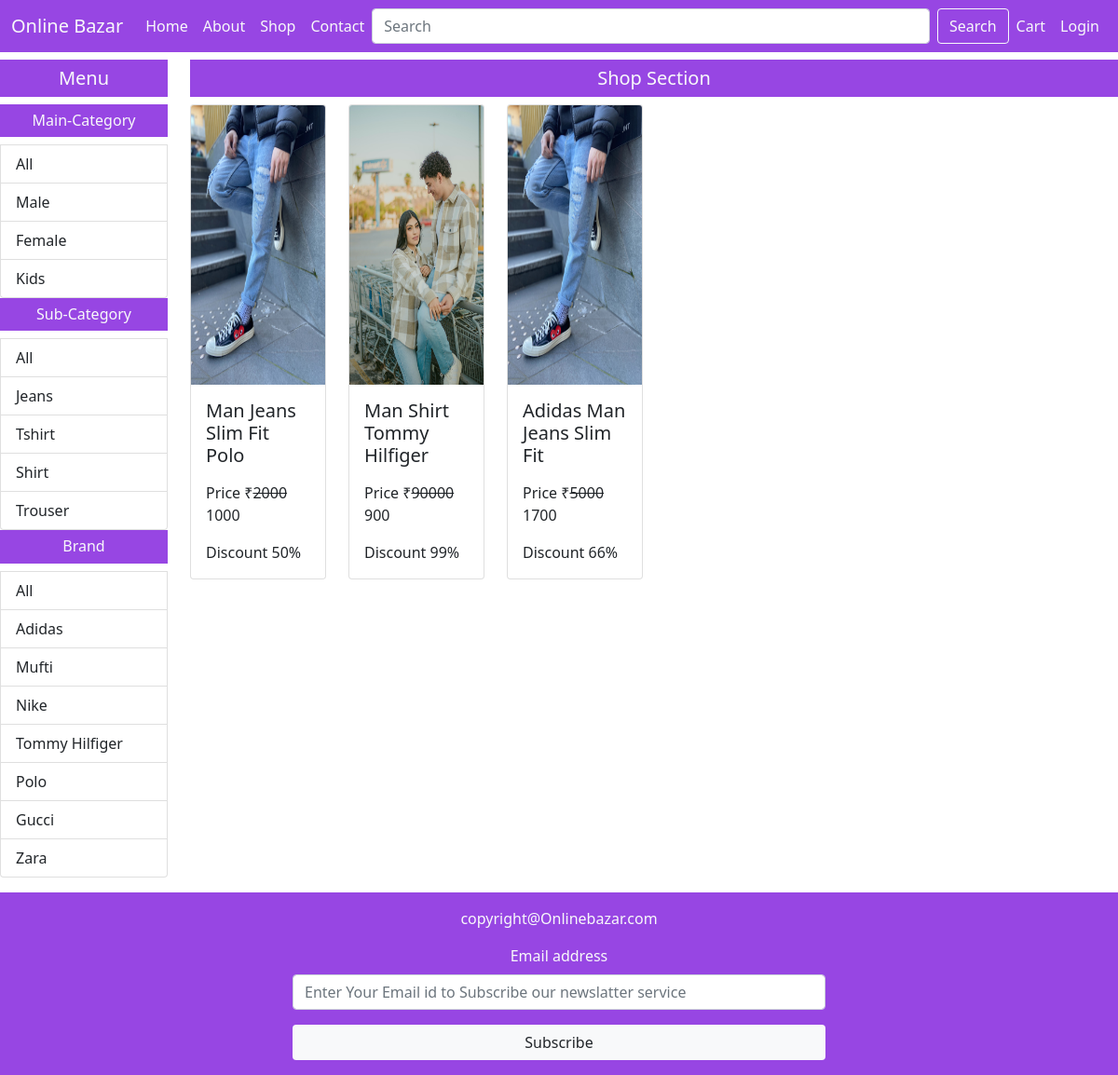
Screenshot of /shop/Male/All/All/ with the database file from the repository.
### mainApp/models.py (models this page shows, shortened)
class Maincategory(models.Model):
    id = models.AutoField(primary_key=True)
    name = models.CharField(max_length=20)

class Subcategory(models.Model):
    id = models.AutoField(primary_key=True)
    name = models.CharField(max_length=20)

class Brand(models.Model):
    id = models.AutoField(primary_key=True)
    name = models.CharField(max_length=20)

class Product(models.Model):
    id = models.AutoField(primary_key=True)
    name = models.CharField(max_length=20)
    maincategory = models.ForeignKey(Maincategory,on_delete=models.CASCADE)
    subcategory = models.ForeignKey(Subcategory,on_delete=models.CASCADE)
    brand = models.ForeignKey(Brand,on_delete=models.CASCADE)
    seller = models.ForeignKey(Seller,on_delete=models.CASCADE,default=None)
    baseprice = models.IntegerField()
    discount = models.IntegerField()
    finalprice = models.IntegerField()
    size = models.CharField(max_length=100)
    color = models.CharField(max_length=100)
    description = models.TextField()
    stock = models.CharField(max_length=20,default="In Stock")
    pic1 = models.ImageField(upload_to="images",default="images/noimagep.png",null=True,blank=True)
    pic2 = models.ImageField(upload_to="images",default="images/noimagep.png",null=True,blank=True)
    pic3 = models.ImageField(upload_to="images",default="images/noimagep.png",null=True,blank=True)
    pic4 = models.ImageField(upload_to="images",default="images/noimagep.png",null=True,blank=True)

### mainApp/views.py (the view)
# urls.py: path('shop/<str:mc>/<str:sc>/<str:br>/',views.shopPage),
def shopPage(request, mc, sc, br):
    maincategory = Maincategory.objects.all()
    subcategory = Subcategory.objects.all()
    brand = Brand.objects.all()
    if(request.method == "POST"):
        search = request.POST.get('search')
        products = Product.objects.filter(Q(name__icontains=search))
    else:
        if(mc == "All" and sc == "All" and br == "All"):
            products = Product.objects.all()
        elif(mc != "All" and sc == "All" and br == "All"):
            products = Product.objects.filter(
                maincategory=Maincategory.objects.get(name=mc))
        elif(mc == "All" and sc != "All" and br == "All"):
            products = Product.objects.filter(
                subcategory=Subcategory.objects.get(name=sc))
        elif(mc == "All" and sc == "All" and br != "All"):
            products = Product.objects.filter(brand=Brand.objects.get(name=br))
        elif(mc != "All" and sc != "All" and br == "All"):
            products = Product.objects.filter(maincategory=Maincategory.objects.get(
                name=mc), subcategory=Subcategory.objects.get(name=sc))
        elif(mc != "All" and sc == "All" and br != "All"):
            products = Product.objects.filter(maincategory=Maincategory.objects.get(
                name=mc), brand=Brand.objects.get(name=br))
        elif(mc == "All" and sc != "All" and br != "All"):
            products = Product.objects.filter(subcategory=Subcategory.objects.get(
                name=sc), brand=Brand.objects.get(name=br))
        else:
            products = Product.objects.filter(maincategory=Maincategory.objects.get(
                name=mc), subcategory=Subcategory.objects.get(name=sc), brand=Brand.objects.get(name=br))
    products = products[::-1]
    return render(request, "shop.html", {"Product": products,
                                         "Maincategory": maincategory,
                                         "Subcategory": subcategory,
                                         "Brand": brand,
                                         "mc": mc, "sc": sc, "br": br
                                         })

### mainApp/templates/shop.html (shortened to what this page needs)
{% extends 'index.html' %}
{% load static %}
{% block body %}
<div class="mt-3">
    <div class="row">
        <div class="col-xxl-1 col-xl-2 col-lg-3 col-md-4 col-sm-6 col-12">
            <h5 class="background text-light text-center p-2">Menu</h5>
            <div class="list-group">
                <h6 class="background text-light text-center p-2">Main-Category</h6>
                <a href="/shop/All/{{sc}}/{{br}}/" class="list-group-item list-group-item-action">All</a>
                {% for i in Maincategory %}
                <a href="/shop/{{i.name}}/{{sc}}/{{br}}/" class="list-group-item list-group-item-action">{{i.name}}</a>
                {% endfor %}
            </div>
            <div class="list-group">
                <h6 class="background text-light text-center p-2">Sub-Category</h6>
                <a href="/shop/{{mc}}/All/{{br}}/" class="list-group-item list-group-item-action">All</a>
                {% for i in Subcategory %}
                <a href="/shop/{{mc}}/{{i.name}}/{{br}}/" class="list-group-item list-group-item-action">{{i.name}}</a>
                {% endfor %}
            </div>
            <div class="list-group">
                <h6 class="background text-light text-center p-2">Brand</h6>
                <a href="/shop/{{mc}}/{{sc}}/All/" class="list-group-item list-group-item-action">All</a>
                {% for i in Brand %}
                <a href="/shop/{{mc}}/{{sc}}/{{i.name}}/" class="list-group-item list-group-item-action">{{i.name}}</a>
                {% endfor %}
            </div>
        </div>
        <div class="col-xxl-11 col-xl-10 col-lg-9 col-md-8 col-sm-6 col-12">
            <h5 class="background text-light text-center p-2">Shop Section</h5>
            <div class="row">
                {% for i in Product %}
                <div class="col-xxl-2 col-xl-2 col-lg-3 col-md-4 col-sm-6 col-12">
                  <div class="card">
                    <a href="/single-product-page/{{i.id}}/"><img src={{i.pic1.url}} height="300px" class="card-img-top" alt="..."></a>
                    <div class="card-body">
                      <h5 class="card-title" style="height: 80px;">{{i.name}}</h5>
                      <p class="card-text">Price &#8377;<del>{{i.baseprice}}</del> {{i.finalprice}}</p>
                      <p class="card-text">Discount {{i.discount}}%</p>
                    </div>
                  </div>
                </div>
                {% endfor %}
              </div>
        </div>
    </div>
</div>
{% endblock %}

### mainApp/static/css/style.css (style rules this page uses)
.background { background-color: rgb(151, 70, 227); }

### rows the page displays
Maincategory: name "Male"
Maincategory: name "Female"
Maincategory: name "Kids"
Subcategory: name "Jeans"
Subcategory: name "Tshirt"
Subcategory: name "Shirt"
Subcategory: name "Trouser"
Brand: name "Adidas"
Brand: name "Mufti"
Brand: name "Nike"
Brand: name "Tommy Hilfiger"
Brand: name "Polo"
Brand: name "Gucci"
Brand: name "Zara"
Product: pic1 (picture), name "Man Jeans Slim Fit Polo", baseprice "2000", finalprice "1000", discount "50"
Product: pic1 (picture), name "Man Shirt Tommy Hilfiger", baseprice "90000", finalprice "900", discount "99"
Product: pic1 (picture), name "Adidas Man Jeans Slim Fit", baseprice "5000", finalprice "1700", discount "66"
